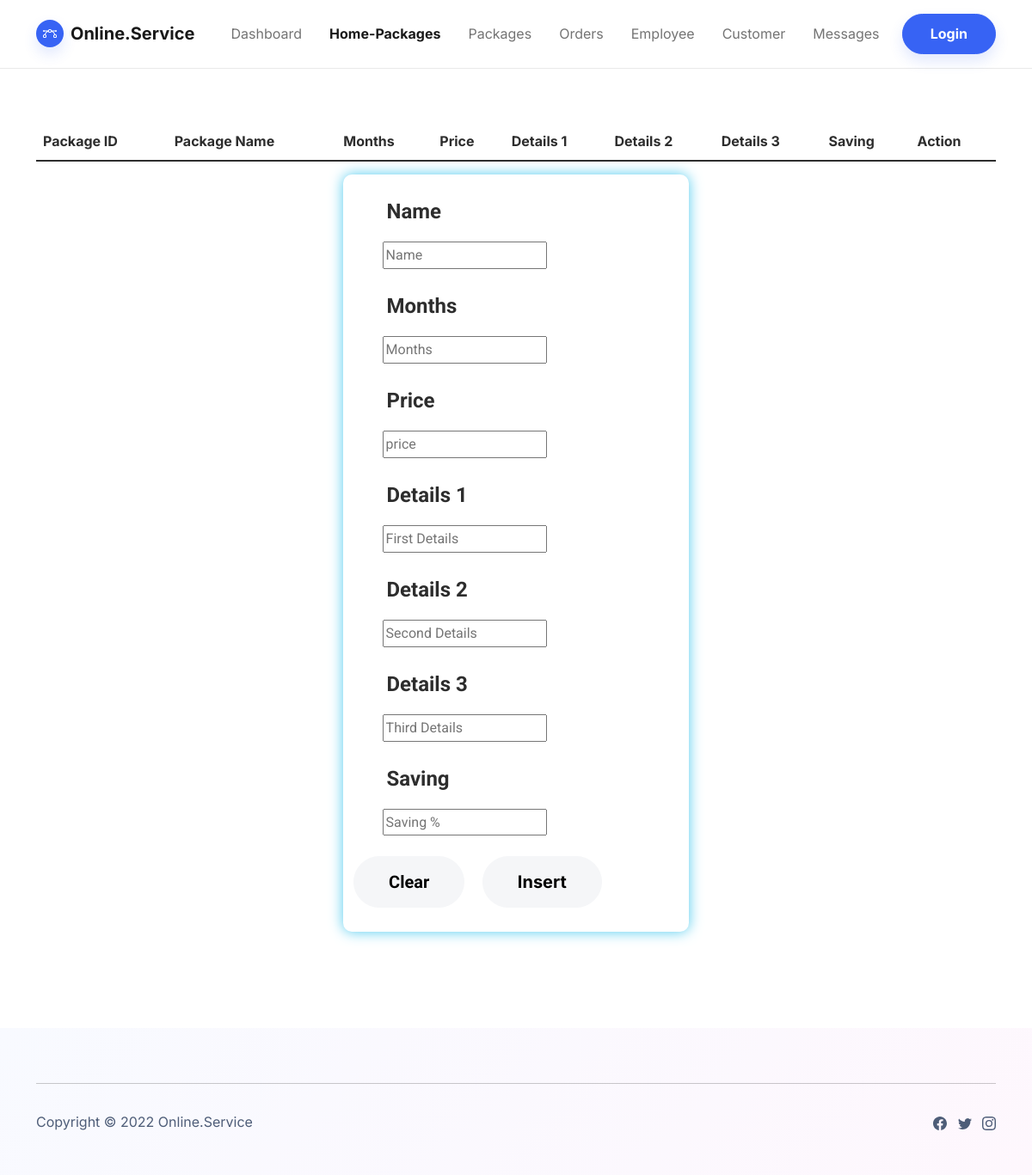
Page /homepackages_admin.php on the earlier database version.
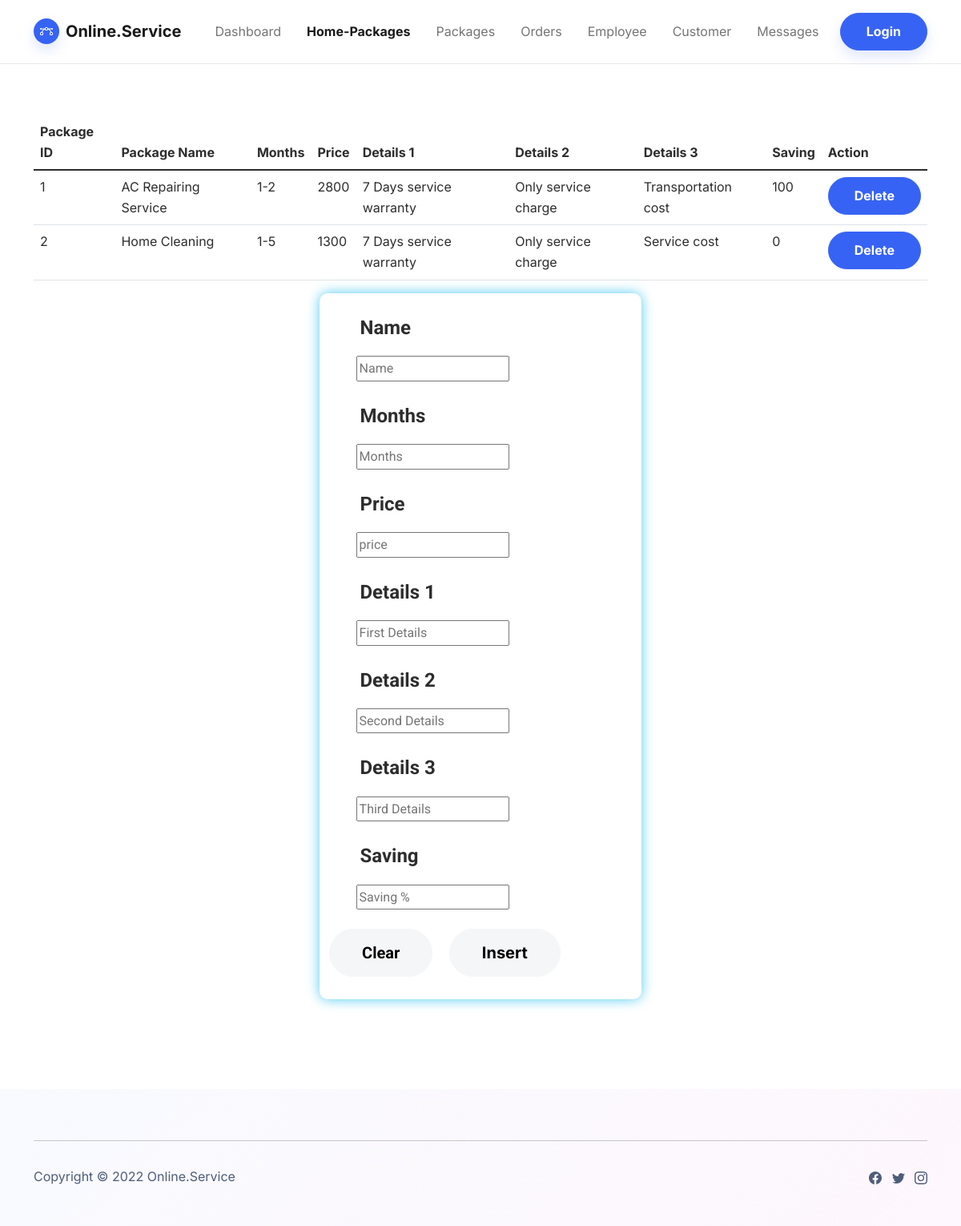
Same page on the later database version.
### tables this page shows
CREATE TABLE `home_packages` (
  `hpackages_id` int(11) NOT NULL,
  `hpackages_name` varchar(50) NOT NULL,
  `hmonth` varchar(12) NOT NULL,
  `hprice` varchar(20) NOT NULL,
  `hdetails` text NOT NULL,
  `hdetails1` text NOT NULL,
  `hdetails2` text NOT NULL,
  `hsaving` int(10) NOT NULL
);

### homepackages_admin.php (the view, shortened to what this page needs)
<!DOCTYPE html>
<html lang="en">
<head>
    <link rel="stylesheet" href="assets/bootstrap/css/bootstrap.min.css?h=88e3a007383196388a6d5b5eef85f893">
    <link rel="stylesheet" href="assets/css/Responsive-Form-1.css?h=c6261da663e77c52ac9a03330e69905e">
    <link rel="stylesheet" href="assets/css/Responsive-Form.css?h=89e4edcb6c3458a3d6646f0374cd4470">
</head>
<body style="/*background: url(&quot;design.jpg&quot;);*/background-position: 0 -60px;">
    <nav class="navbar navbar-light navbar-expand-md fixed-top navbar-shrink py-3" id="mainNav">
        <div class="container"><a class="navbar-brand d-flex align-items-center" href="dashboard.php"><span class="bs-icon-sm bs-icon-circle bs-icon-primary shadow d-flex justify-content-center align-items-center me-2 bs-icon">
                    </span><span>Online.Service</span></a>
            <div class="collapse navbar-collapse" id="navcol-1">
                <ul class="navbar-nav mx-auto">
                <li class="nav-item"><a class="nav-link" href="dashboard.php">Dashboard</a></li>
                    <li class="nav-item"><a class="nav-link active" href="homepackages_admin.php">Home-Packages</a></li>
                    <li class="nav-item"><a class="nav-link" href="packages_admin.php">Packages</a></li>
                    <li class="nav-item"><a class="nav-link" href="#">Orders</a></li>
                    <li class="nav-item"><a class="nav-link" href="#">Employee</a></li>
                    <li class="nav-item"><a class="nav-link" href="customer_admin.php">Customer</a></li>
                    <li class="nav-item"><a class="nav-link" href="Messages_admin.php">Messages</a></li>
                    <?php
                    if(isset($_SESSION["aemail"])) {
                    ?>
                    <?php  $_SESSION["aemail"]; ?></ul><a class="btn btn-primary shadow" role="button" title="logout" href="logout.php">Logout</a>
                    <?php
                    }else { ?>
                    </ul><a class="btn btn-primary shadow" role="button" href="adminlogin.php">Login</a>
                    <?php }
                    ?>
            </div>
        </div>
    </nav>
        <div class="container pt-4 pt-xl-5">
            <div class="row pt-5">
                <div class="col">
                    <div class="table-responsive">
                        <table class="table">
                            <thead>
                                <tr>
                                    <th>Package ID</th>
                                    <th>Package Name</th>
                                    <th>Months</th>
                                    <th>Price</th>
                                    <th>Details 1</th>
                                    <th>Details 2</th>
                                    <th>Details 3</th>
                                    <th>Saving </th>
                                    <th>Action</th>
                                </tr>
                            </thead>
                            <tbody>
                                <tr>
                                    <?php
                                    $link = mysqli_connect("localhost", "root", "", "online_service_agency");
                                    $query = "SELECT * FROM home_packages;";
                                        $result = mysqli_query($link, $query);
                                        if(mysqli_num_rows($result) > 0){
                                    while($row = mysqli_fetch_assoc($result)) {
                                    ?>
                                    <td><?php echo $row['hpackages_id']; ?></td>
                                    <td><?php echo $row['hpackages_name']; ?></td>
                                    <td><?php echo $row['hmonth']; ?></td>
                                    <td><?php echo $row['hprice']; ?></td>
                                    <td><?php echo $row['hdetails']; ?></td>
                                    <td><?php echo $row['hdetails1']; ?></td>
                                    <td><?php echo $row['hdetails2']; ?></td>
                                    <td><?php echo $row['hsaving']; ?></td>
                                    <td><a href="delete_hpackage.php?hpackages_id=<?php echo $row['hpackages_id']; ?>" class="btn btn-primary">Delete</a></td>
                                </tr>
                                <?php
                                }
                                        }
                                ?>
                            </tbody>
                        </table>
                    </div>
                </div>
            </div>
        </div>
        <div class="container">
            <div>
            <div class="col-md-8 col-xl-6 text-center text-md-start mx-auto">
                    <div class="form-group mb-3">
                        <div id="formdiv">
                        <form class="data" action="insertdata.php" method="POST" >
                            <div class="row" style="margin-right:0px;margin-left:0px;padding-top:24px;">
                                <div class="col-md-8 offset-md-1">
                                    <p style="margin-left:2%;font-family:Roboto, sans-serif;font-size:24px;"><strong>Name </strong></p>
                                </div>
                                <div class="col-md-10 offset-md-1"><input type="text" style="margin-left:0px;font-family:Roboto, sans-serif;" name="hpackages_name" placeholder="Name"></div>
                            </div>
                            <div class="row" style="margin-right:0px;margin-left:0px;padding-top:24px;">
                                <div class="col-md-8 offset-md-1">
                                    <p style="margin-left:2%;font-family:Roboto, sans-serif;font-size:24px;"><strong>Months</strong></p>
                                </div>
                                <div class="col-md-10 offset-md-1"><input type="text" style="margin-left:0px;font-family:Roboto, sans-serif;" name="hmonth" placeholder="Months"></textarea></div>
                            </div>
                            <div class="row" style="margin-right:0px;margin-left:0px;padding-top:24px;">
                                <div class="col-md-8 offset-md-1">
                                    <p style="margin-left:2%;font-family:Roboto, sans-serif;font-size:24px;"><strong>Price</strong></p>
                                </div>
                                <div class="col-md-10 offset-md-1"><input type="text" style="margin-left:0px;font-family:Roboto, sans-serif;" name="hprice" placeholder="price"></div>
                            </div>
                            <div class="row" style="margin-right:0px;margin-left:0px;padding-top:24px;">
                                <div class="col-md-8 offset-md-1">
                                    <p style="margin-left:2%;font-family:Roboto, sans-serif;font-size:24px;"><strong>Details 1</strong></p>
                                </div>
                                <div class="col-md-10 offset-md-1" style="font-family:Roboto, sans-serif;"><input type="text" style="margin-left:0px;" name="hdetails" placeholder="First Details"></div>
                            </div>
                            <div class="row" style="margin-right:0px;margin-left:0px;padding-top:24px;">
                                <div class="col-md-8 offset-md-1">
                                    <p style="margin-left:2%;font-family:Roboto, sans-serif;font-size:24px;"><strong>Details 2</strong></p>
                                </div>
                                <div class="col-md-10 offset-md-1"><input type="text" style="margin-left:0px;font-family:Roboto, sans-serif;" name="hdetails1" placeholder="Second Details"></div>
                            </div>
                            <div class="row" style="margin-right:0px;margin-left:0px;padding-top:24px;">
                                <div class="col-md-8 offset-md-1">
                                    <p style="margin-left:2%;font-family:Roboto, sans-serif;font-size:24px;"><strong>Details 3</strong></p>
                                </div>
                                <div class="col-md-10 offset-md-1"><input type="text" style="margin-left:0px;font-family:Roboto, sans-serif;" name="hdetails2" placeholder="Third Details"></div>
                            </div>
                            <div class="row" style="margin-right:0px;margin-left:0px;padding-top:24px;">
                                <div class="col-md-8 offset-md-1">
                                    <p style="margin-left:2%;font-family:Roboto, sans-serif;font-size:24px;"><strong>Saving</strong></p>
                                </div>
                                <div class="col-md-10 offset-md-1"><input type="text" style="margin-left:0px;font-family:Roboto, sans-serif;" name="hsaving" placeholder="Saving %"></div>
                            </div>
                            <div class="row" style="margin-right:0px;margin-left:0px;padding-top:24px;">
                                <div class="col"><button class="btn btn-light btn-lg" style="font-family:Roboto, sans-serif;" type="reset" >Clear </button>
                                <button class="btn btn-light btn-lg" style="margin-left:16px;" type="input" name="submit" value="submit">Insert</button></div>
                            </div>
                        </div>
                    </div>
                </div>
            </div>
        </div>
    <section class="py-5"></section>
    <footer class="bg-primary-gradient">
        <div class="container py-4 py-lg-5">
            <hr>
            <div class="text-muted d-flex justify-content-between align-items-center pt-3">
                <p class="mb-0">Copyright © 2022 Online.Service</p>
                <ul class="list-inline mb-0">
                    <li class="list-inline-item"></li>
                    <li class="list-inline-item"></li>
                    <li class="list-inline-item"></li>
                </ul>
            </div>
        </div>
    </footer>
</body>
</html>

### assets/css/Responsive-Form-1.css (style rules this page uses)
#formdiv { padding-bottom: 5%; margin-left: 14%; margin-right: 14%; border-radius: 10.2px; box-shadow: 0 0 16px rgba(81, 203, 238, 1); }

### assets/css/Responsive-Form.css (style rules this page uses)
#formdiv { padding-bottom: 5%; margin-left: 14%; margin-right: 14%; border-radius: 10.2px; box-shadow: 0 0 16px rgba(81, 203, 238, 1); }

Differences in the rows shown:
added home_packages: hpackages_id "1", hpackages_name "AC Repairing Service", hmonth "1-2", hprice "2800", hdetails "7 Days service warranty", hdetails1 "Only service charge", hdetails2 "Transportation cost", hsaving "100"
added home_packages: hpackages_id "2", hpackages_name "Home Cleaning", hmonth "1-5", hprice "1300", hdetails "7 Days service warranty", hdetails1 "Only service charge", hdetails2 "Service cost", hsaving "0"
